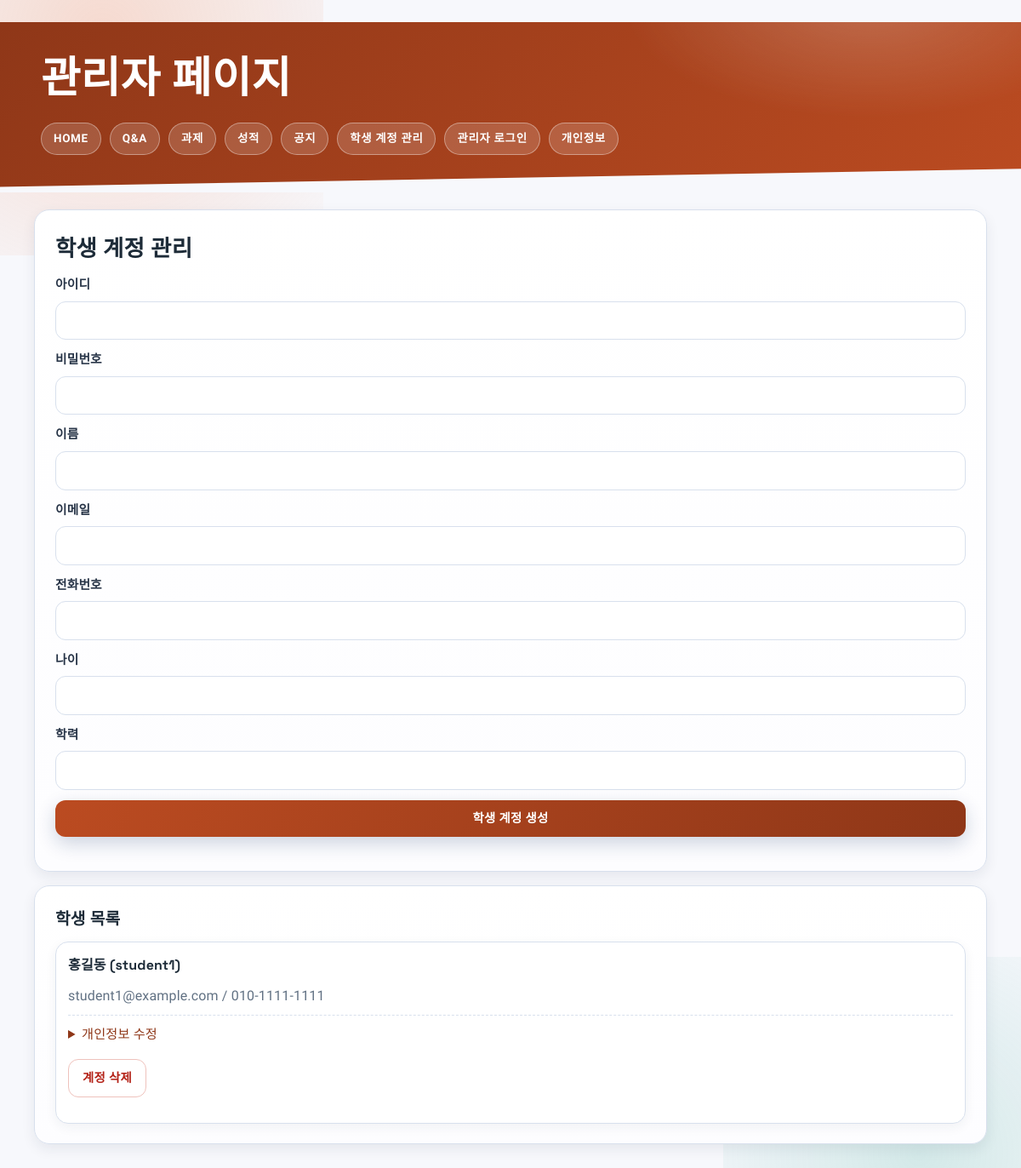
/admin/students (signed in), run on the app's committed database.
### tables this page shows
CREATE TABLE users (
    id INTEGER PRIMARY KEY AUTOINCREMENT,
    username TEXT UNIQUE NOT NULL,
    password_hash TEXT NOT NULL,
    role TEXT NOT NULL CHECK (role IN ('student', 'admin', 'super_admin')),
    full_name TEXT NOT NULL,
    email TEXT,
    phone TEXT,
    age INTEGER,
    education TEXT,
    certificates TEXT,
    bio TEXT,
    approved INTEGER NOT NULL DEFAULT 1 CHECK (approved IN (0, 1)),
    created_at TEXT NOT NULL DEFAULT CURRENT_TIMESTAMP,
    updated_at TEXT NOT NULL DEFAULT CURRENT_TIMESTAMP
);

### app.py (the view, shortened to what this page needs)
@app.route("/admin/students", methods=["GET", "POST"])
@admin_required(menu_key="student_accounts")
def admin_students():
    students = query_db(
        """
        SELECT *
        FROM users
        WHERE role = 'student'
        ORDER BY created_at DESC
        """
    )
    return render_template("admin/students.html", students=students)

### app.py (called while the page is built, shortened)
def get_db():
    if "db" not in g:
        connection = sqlite3.connect(app.config["DATABASE"])
        connection.row_factory = sqlite3.Row
        connection.execute("PRAGMA journal_mode = OFF")
        connection.execute("PRAGMA synchronous = OFF")
        connection.execute("PRAGMA foreign_keys = ON")
        g.db = connection
    return g.db

def query_db(query, args=(), one=False):
    cursor = get_db().execute(query, args)
    rows = cursor.fetchall()
    cursor.close()
    if one:
        return rows[0] if rows else None
    return rows

def get_student_user():
    if "student_user" in g:
        return g.student_user
    student_id = session.get("student_id")
    if student_id is None:
        g.student_user = None
        return None

def get_admin_user():
    if "admin_user" in g:
        return g.admin_user
    admin_id = session.get("admin_id")
    if admin_id is None:
        g.admin_user = None
        return None
    g.admin_user = query_db(
        "SELECT * FROM users WHERE id = ? AND role IN ('admin', 'super_admin')",
        (admin_id,),
        one=True,
    )
    return g.admin_user

def admin_required(menu_key=None, super_admin_only=False):
    def decorator(view):
        @wraps(view)
        def wrapped(*args, **kwargs):
            admin = get_admin_user()
            if admin is None:
                flash("관리자 로그인이 필요합니다.", "warning")
                return redirect(url_for("admin_login"))
            if super_admin_only and admin["role"] != "super_admin":
                flash("대표 관리자 전용 기능입니다.", "danger")
                return redirect(url_for("admin_home"))
            return view(*args, **kwargs)
        return wrapped
    return decorator

@app.context_processor
def inject_users():
    return {
        "student_user": get_student_user(),
        "admin_user": get_admin_user(),
        "license_menus": LICENSE_MENUS,
        "admin_can_access": admin_can_access,
        "asset_version": ASSET_VERSION,
    }

@app.after_request
def disable_static_cache(response):
    if request.path.startswith("/static/"):
        response.headers["Cache-Control"] = "no-store, no-cache, must-revalidate, max-age=0"
        response.headers["Pragma"] = "no-cache"
        response.headers["Expires"] = "0"
    return response

### templates/admin/students.html (shortened to what this page needs)
﻿{% extends 'admin/layout.html' %}
{% block content %}
<section class="panel">
    <h2>학생 계정 관리</h2>
    <form method="post" class="form-grid">
        <label>아이디
            <input name="username" required>
        </label>
        <label>비밀번호
            <input type="password" name="password" required>
        </label>
        <label>이름
            <input name="full_name" required>
        </label>
        <label>이메일
            <input name="email">
        </label>
        <label>전화번호
            <input name="phone">
        </label>
        <label>나이
            <input type="number" name="age">
        </label>
        <label>학력
            <input name="education">
        </label>
        <button class="btn" type="submit">학생 계정 생성</button>
    </form>
</section>
<section class="panel">
    <h3>학생 목록</h3>
    <div class="list-stack">
        {% for student in students %}
            <article class="card">
                <h4>{{ student.full_name }} ({{ student.username }})</h4>
                <p class="muted">{{ student.email or '-' }} / {{ student.phone or '-' }}</p>
                <details>
                    <summary>개인정보 수정</summary>
                </details>
                <form method="post">
                    <button class="btn ghost" data-confirm="학생 계정을 삭제할까요?" type="submit">계정 삭제</button>
                </form>
            </article>
        {% else %}
            <p>등록된 학생 계정이 없습니다.</p>
        {% endfor %}
    </div>
</section>
{% endblock %}

### static/css/styles.css (style rules this page uses)
:root { --bg: #f7f8fc; --surface: #ffffff; --surface-soft: #fdfdff; --ink: #1d2b38; --muted: #617183; --line: #d8e0ed; --brand: #1758d3; --brand-deep: #0f3f9a; --accent: #ff6b36; --accent-soft: #fff1eb; --ok: #0f8a5f; --warn: #b97900; --danger: #b42318; --radius-sm: 12px; --radius-md: 18px; --radius-lg: 24px; --shadow-sm: 0 6px 16px rgba(20, 36, 58, 0.08); --shadow-md: 0 16px 40px rgba(20, 36, 58, 0.14); --panel-width: min(1120px, calc(100% - 28px)); }
* { box-sizing: border-box; }
html, body { margin: 0; min-height: 100%; }
body { font-family: 'Sora', 'Noto Sans KR', sans-serif; color: var(--ink); background: var(--bg); line-height: 1.6; letter-spacing: 0.01em; position: relative; overflow-x: hidden; }
body::before, body::after { content: ''; position: fixed; pointer-events: none; z-index: -1; }
body::before { width: 520px; height: 520px; top: -220px; left: -140px; background: radial-gradient(circle at center, rgba(85, 138, 255, 0.28), rgba(85, 138, 255, 0)); }
body::after { width: 460px; height: 460px; bottom: -190px; right: -110px; background: radial-gradient(circle at center, rgba(255, 140, 89, 0.24), rgba(255, 140, 89, 0)); }
.theme-admin { --brand: #bb4b21; --brand-deep: #8f3718; --accent: #0c8b78; --accent-soft: #e9faf6; }
.theme-admin::before { background: radial-gradient(circle at center, rgba(242, 133, 82, 0.26), rgba(242, 133, 82, 0)); }
.theme-admin::after { background: radial-gradient(circle at center, rgba(71, 173, 156, 0.2), rgba(71, 173, 156, 0)); }
h1, h2, h3, h4, summary { font-family: 'Space Grotesk', 'Sora', 'Noto Sans KR', sans-serif; letter-spacing: 0.01em; margin: 0 0 10px; }
h2 { font-size: clamp(1.25rem, 2.2vw, 1.9rem); }
h3 { font-size: clamp(1.05rem, 1.6vw, 1.32rem); }
p { margin: 0 0 10px; }
small, .muted { color: var(--muted); }
.btn { border: 0; border-radius: 12px; padding: 10px 16px; min-height: 42px; font: inherit; font-size: 0.9rem; font-weight: 700; letter-spacing: 0.02em; cursor: pointer; color: #fff; background: linear-gradient(120deg, var(--brand), var(--brand-deep)); box-shadow: 0 8px 22px rgba(17, 45, 94, 0.2); transition: transform 160ms ease, filter 160ms ease, box-shadow 160ms ease; }
.btn.ghost { background: #fff; color: var(--danger); border: 1px solid #efc2bc; box-shadow: none; }
label { display: grid; gap: 7px; font-size: 0.92rem; font-weight: 700; color: #273447; }
input, textarea, select { width: 100%; border: 1px solid var(--line); border-radius: 12px; padding: 10px 12px; font: inherit; background: #fff; color: var(--ink); transition: border-color 140ms ease, box-shadow 140ms ease; }
.form-grid { display: grid; gap: 12px; }
.panel { position: relative; padding: clamp(16px, 2.8vw, 24px); margin-bottom: 16px; border: 1px solid var(--line); border-radius: var(--radius-md); background: linear-gradient(180deg, var(--surface), var(--surface-soft)); box-shadow: var(--shadow-sm); animation: panel-in 540ms cubic-bezier(0.18, 0.7, 0.2, 1) both; }
.panel:nth-of-type(2) { animation-delay: 70ms; }
.card { border: 1px solid var(--line); border-radius: 15px; background: #fff; padding: 14px; box-shadow: 0 4px 14px rgba(28, 45, 76, 0.06); transition: transform 180ms ease, box-shadow 180ms ease; animation: panel-in 500ms cubic-bezier(0.18, 0.7, 0.2, 1) both; }
.card .btn { margin-top: 6px; }
.list-stack { display: grid; gap: 12px; }
details { border-top: 1px dashed var(--line); margin-top: 10px; padding-top: 10px; }
summary { cursor: pointer; color: var(--brand-deep); font-size: 0.95rem; }

### data on the page
users: full_name "홍길동", username "student1", email "student1@example.com", phone "010-1111-1111"
